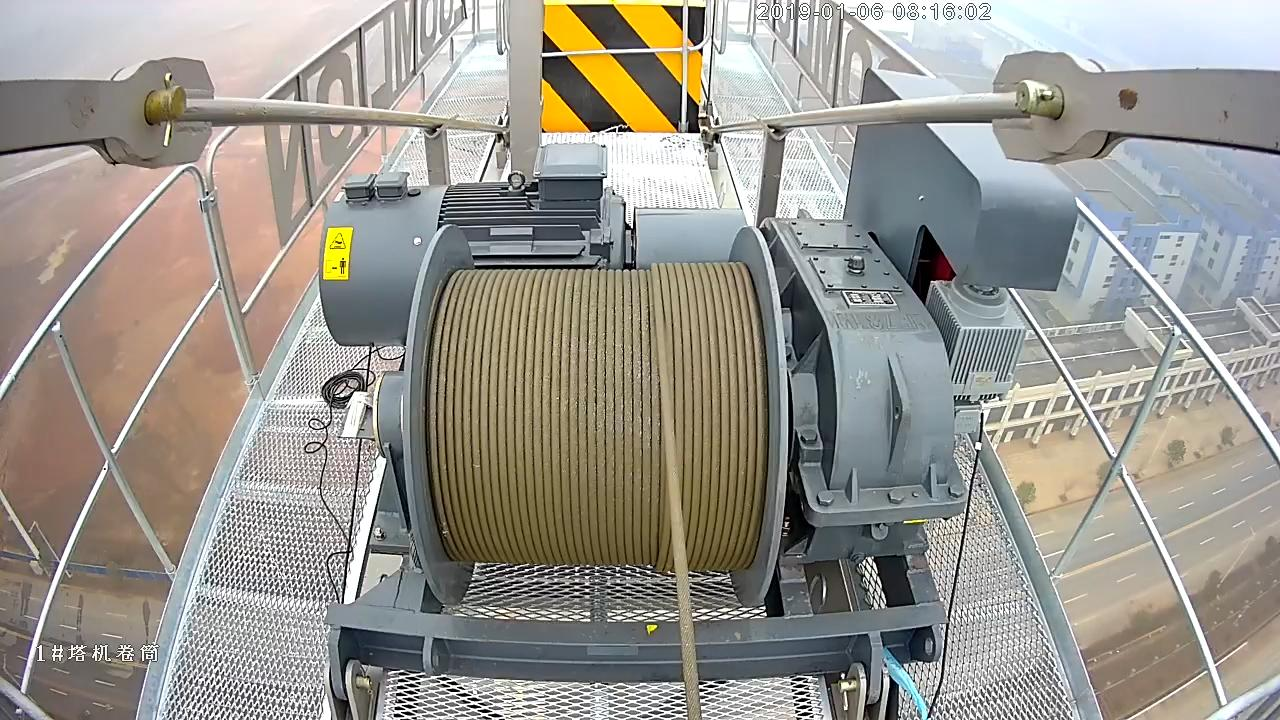
#> input picture img00001.jpg, 1280 x 720 px, given in place of img00015.jpg, which was not available
$ python meanshift_occlusion_detection.py   (older library calls are emulated)
#> lines starting #> are read from the running program, lines starting #| are printed output that depends on the picture; pictures that were not available may be replaced by others from this repository, and a replacement may not be noted
# -*- coding: utf-8 -*-
"""
Created on Mon Mar 25 14:31:23 2019

@author: Administrator
"""
import cv2
import numpy as np
import matplotlib.pyplot as plt

def show(img):
    plt.figure(figsize=[7,7]),plt.imshow(img,cmap='gray'),plt.show()

r,h,c,w = 245, 330, 430, 340
track_window = (c,r,w,h)

frame = cv2.imread(r"g:\CV_Library\Winding_data\adjust_para_data\imgs\img00015.jpg")
#> frame is the input picture: shape (720, 1280, 3); mean B, G, R 142.5, 150, 153.2
gray_img = cv2.cvtColor(frame,cv2.COLOR_BGR2GRAY)
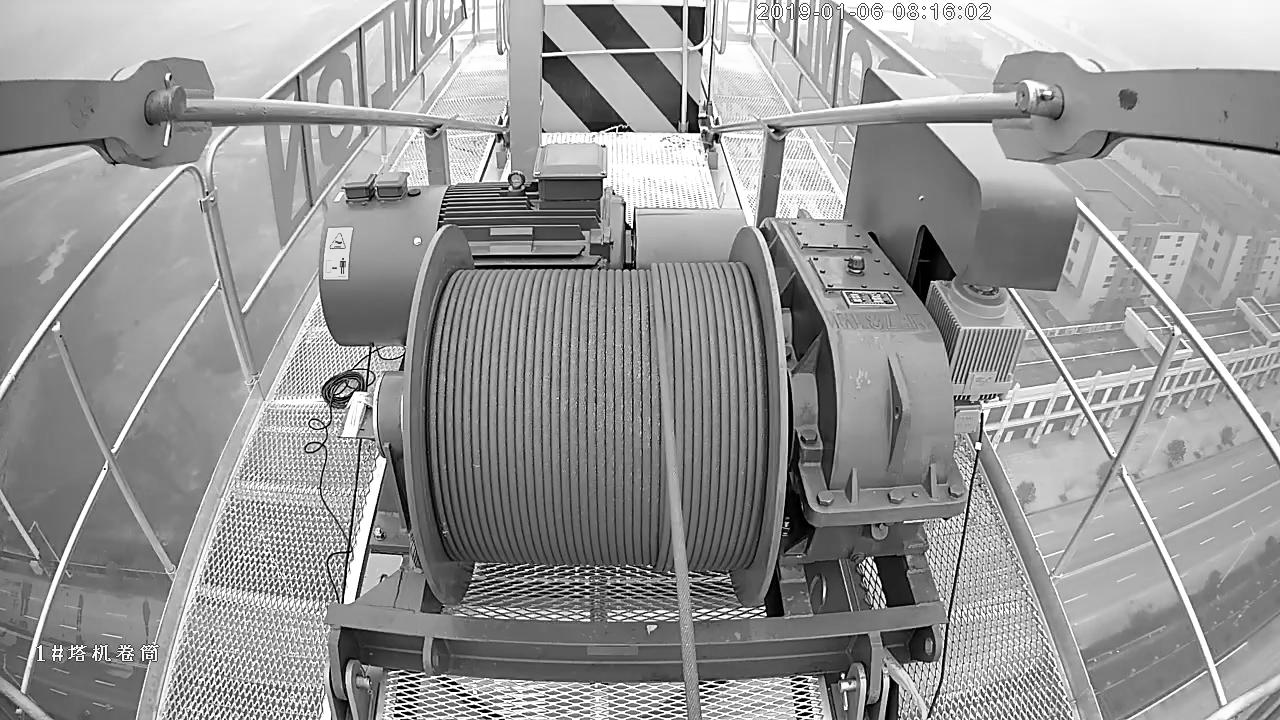
#> gray_img: shape (720, 1280); min 0, max 255, mean 150.1

gray_img = gray_img[245:575,430:770]
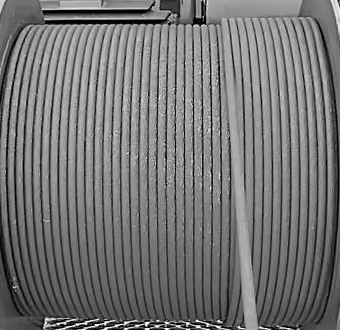
#> gray_img: shape (330, 340); min 0, max 255, mean 116.5
clache_1 = cv2.createCLAHE(clipLimit=32,tileGridSize=(16,16))
import datetime
start = datetime.datetime.now()
adap_img = clache_1.apply(gray_img)
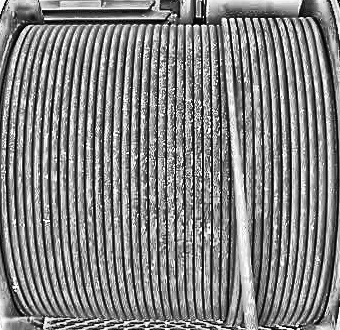
#> adap_img: shape (330, 340); min 0, max 255, mean 129.2
adap_img = cv2.medianBlur(np.uint8(adap_img),3)
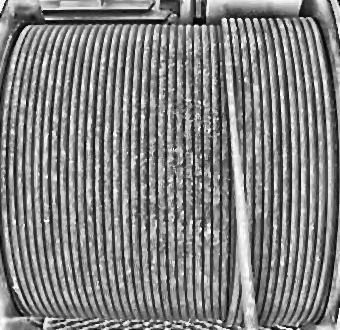
#> adap_img: shape (330, 340); min 3, max 255, mean 127.7
end = datetime.datetime.now()

print((end - start).total_seconds())
show(adap_img)

import skimage.feature as ft

hog = ft.hog(adap_img)


def show(img):
    plt.figure(figsize=[7,7]),plt.imshow(img,cmap='gray'),plt.show()
# 设置初始化的窗口位置
r,h,c,w = 245, 330, 430, 340
track_window = (c,r,w,h)

cap = cv2.VideoCapture(r"k:\DATA\testWithOcclusion.mp4")
ret, frame= cap.read()
#frame = cv2.GaussianBlur(frame,(3,3),5)
roi = frame[r:r+h, c:c+w]
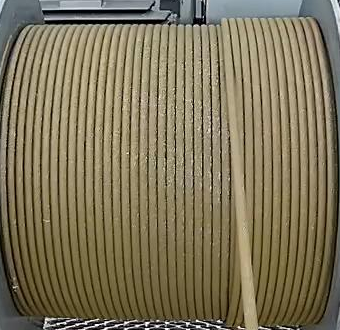
#> roi: shape (330, 340, 3); mean B, G, R 89.5, 116.6, 126.5

hsv_roi = cv2.cvtColor(roi, cv2.COLOR_BGR2HSV)
#> hsv_roi: shape (330, 340, 3); mean H, S, V 29.1, 92.1, 127.7
roi_hist = cv2.calcHist([hsv_roi],[0],None,[180],[0,180])
#> roi_hist = 180 values, max 35621 at index 22, min 0 at index 1, mean 623.3
roi_hist = cv2.normalize(roi_hist,roi_hist,0,255,cv2.NORM_MINMAX)
#> roi_hist = 180 values, max 255 at index 22, min 0 at index 1, mean 4.46

term_crit = ( cv2.TERM_CRITERIA_EPS | cv2.TERM_CRITERIA_COUNT, 10, 1 )


enter_ascii = 13
cv2.namedWindow("test",0)

frame_num = cap.get(7)
frame_round = frame_num / 100 -1

break_flag = True
for i in range(int(frame_round)):
    if break_flag == False:
        break
    a = np.random.rand(1)*frame_round
    print("随机起始帧：%d"%np.int(np.floor(a*100)))
    cap.set(cv2.CAP_PROP_POS_FRAMES,np.int(np.floor(a*100)))
    count = 100
    while count>0:
        _, frame = cap.read()
#        frame = cv2.GaussianBlur(frame,(3,3),5)
        hsv = cv2.cvtColor(frame, cv2.COLOR_BGR2HSV)
        dst = cv2.calcBackProject([hsv],[0],roi_hist,[0,180],1)

        # 调用meanShift算法在dst中寻找目标窗口，找到后返回目标窗口
        ret, window = cv2.meanShift(dst, track_window, term_crit)
        x,y,w,h = window
        img2 = cv2.rectangle(frame, (x,y), (x+w,y+h), 255,2)
        cv2.imshow("test",frame)
        if ret > 4:
            print('存在遮挡')
            print(ret)
        k = cv2.waitKey(1)
        if k == enter_ascii:
            break_flag = False
            break
        elif k == ord('q'):
            break
        count -= 1
cv2.destroyAllWindows()
